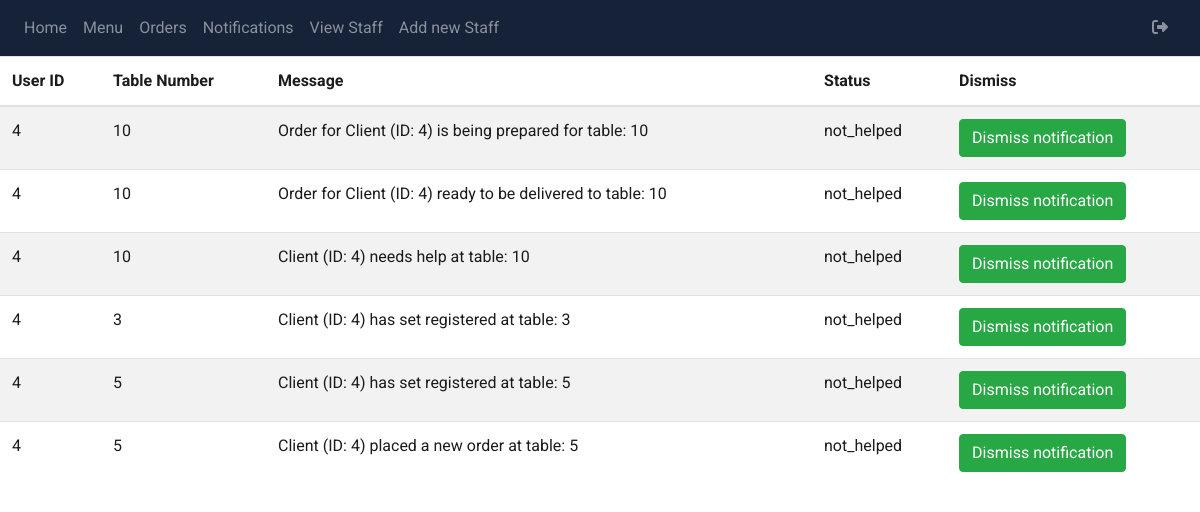
Page /manager/view-notifications (signed in) on the earlier database version.
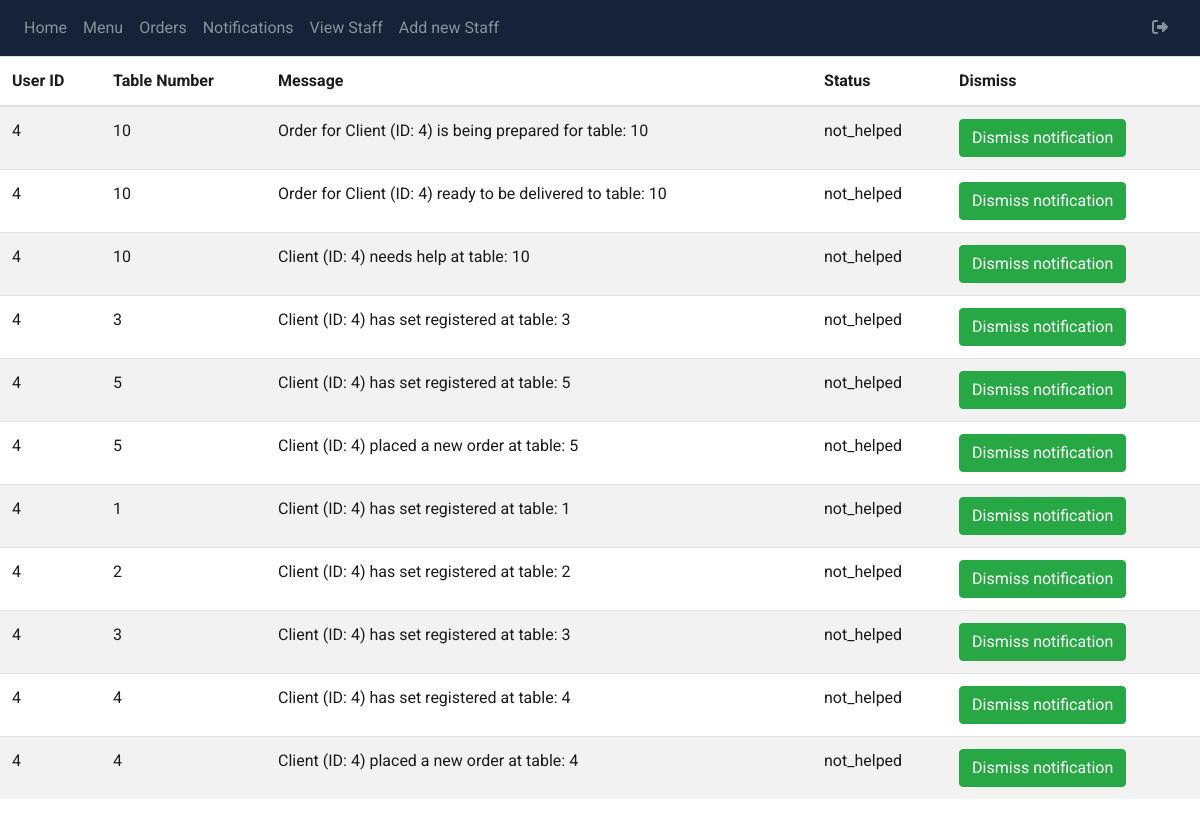
Same page on the later database version.
### packages/models.py (models this page shows, shortened)
class Notification(db.Model):
    __tablename__ = "notifications"
    id = db.Column(db.Integer, primary_key = True)
    user_id = db.Column(db.Integer, db.ForeignKey('users.id'))
    table_number = db.Column(db.Integer, db.ForeignKey('users.table_number'))
    status = db.Column(db.Enum('helped', 'not_helped', name = 'notification_status'), nullable=False, default='not_helped')
    message = db.Column(db.String(1000), nullable = True)
    notification_type = db.Column(db.Enum('help', 'table', 'new-order', 'preparing', 'ready', name = 'notification_status'), nullable=True, default='not_helped')

### admin/admin.py (the view)
@admin.route('view-notifications')
@admin_required
def viewNotifications():
    notifications = check_cleared_notifs()
    return render_template('admin-view-notifications.html', notifications = notifications)

### admin/static/functions/admin_functions.py (called while the page is built, shortened)
def admin_required(func):
    @functools.wraps(func)
    def wrapper(*args, **kwargs):
        return func(*args, **kwargs)
    return wrapper

def check_cleared_notifs():
    if 'cleared_notifs' not in session:
        session['cleared_notifs'] = []
    notifications = []
    notifications_database = Notification.query.all()
    cleared_notifs = session['cleared_notifs']
    for notification in notifications_database:
        if notification.id not in cleared_notifs:
            notifications.append(notification)
    return notifications

### admin/templates/admin-view-notifications.html
{% extends "base.html" %} {% block title %}Display all Notifications{% endblock %}
{% block content %}
<link rel="stylesheet" href="./static/style/admin.css">
<table class="table table-striped">
   <thead>
      <tr>
         <th>User ID</th>
         <th>Table Number</th>
         <th>Message</th>
         <th>Status</th>
         <th>Dismiss</th>
      </tr>
   </thead>
   <tbody>
      {% for notification in notifications %}
      <tr>
         <td>{{ notification.user_id }}</td>
         <td>{{ notification.table_number }}</td>
         <td>{{ notification.message }}</td>
         <td>{{ notification.status}}</td>
         <td>
            <form action="{{ url_for('admin.removeNotificationPage', notif_id=notification.id) }}" method="post">
               <button type="submit" class="btn btn-success"> Dismiss notification </button>
            </form>
         </td>
      </tr>
      {% endfor %}
   </tbody>
</table>
{%endblock%}

### templates/base.html (shortened to what this page needs)
<!DOCTYPE html>
<html>
   <head>
      <link
         rel="stylesheet"
         href="https://stackpath.bootstrapcdn.com/bootstrap/4.4.1/css/bootstrap.min.css"
         />
      <link
         rel="stylesheet"
         href="https://stackpath.bootstrapcdn.com/font-awesome/4.7.0/css/font-awesome.min.css"
         />
   </head>
   <body>
      <nav class="navbar navbar-expand-lg navbar-dark bg-dark">
         <div class="collapse navbar-collapse" id="navbar">
            {% if session['user'] == 'admin' %}
            <div class="navbar-nav w-100">
               <a class="nav-item nav-link" id="home" href="{{url_for('admin.home')}}">Home</a>
               <a class="nav-item nav-link" id="menu" href="{{url_for('admin.menu')}}">Menu</a>
               <a class="nav-item nav-link" id="cart" href="{{url_for('admin.viewOrders')}}">Orders</a>
               <a class="nav-item nav-link" id="notifications" href="{{url_for('admin.viewNotifications')}}">Notifications</a>
               <a class="nav-item nav-link" id="view-staff" href="{{url_for('admin.viewStaff')}}">View Staff</a>
               <a class="nav-item nav-link" id="add-staff" href="{{url_for('admin.addNewStaff')}}">Add new Staff</a>
               <a class="nav-item nav-link ml-auto mr-2" id="logout" href="{{url_for('logout')}}"><i class= "fa-solid fa-right-from-bracket"></i></a>
            </div>
            {% endif %}
         </div>
      </nav>
      {% block content %}
      {% endblock %}
   </body>
</html>

### admin/static/style/admin.css (style rules this page uses)
.table-striped { color: #1b1b1b; font-family: garamond; }

### templates/base.html (style rules this page uses)
* { font-family: 'Roboto', sans-serif; }
nav.navbar { background-color: #152238 !important; }

Differences in the rows shown:
added Notification: user_id "4", table_number "1", message "Client (ID: 4) has set registered at table: 1", status "not_helped"
added Notification: user_id "4", table_number "2", message "Client (ID: 4) has set registered at table: 2", status "not_helped"
added Notification: user_id "4", table_number "3", message "Client (ID: 4) has set registered at table: 3", status "not_helped"
added Notification: user_id "4", table_number "4", message "Client (ID: 4) has set registered at table: 4", status "not_helped"
added Notification: user_id "4", table_number "4", message "Client (ID: 4) placed a new order at table: 4", status "not_helped"
